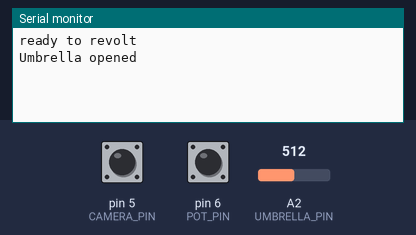
Bench run of a sketch on a simulated Arduino Uno, built with avr-gcc and run on an emulated ATmega328P. Parts: the last lines printed to the serial monitor. The inputs (shaded band) are chosen by the test bench; at power-on: pin 5 (CAMERA_PIN) HIGH, pin 6 (POT_PIN) HIGH, A2 (UMBRELLA_PIN) = 512.

Above: at 1.2 s.
1.3 s: pin 5 (CAMERA_PIN) pulled LOW for 0.15 s
At 2.5 s:
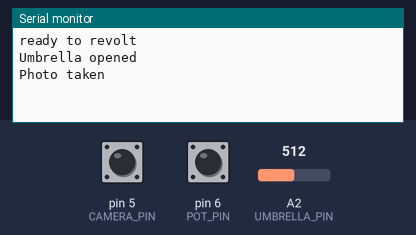
2.9 s: pin 6 (POT_PIN) pulled LOW for 0.15 s
At 4.1 s:
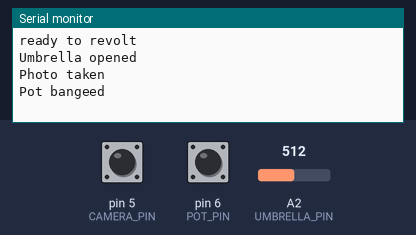

Measured:
- after the input at 1.3 s, the serial monitor: prints a new line at once (image 1)
- after the input at 2.9 s, the serial monitor: prints a new line at once (image 2)

The sketch:

pancho_arduino.ino
```cpp
#define CAMERA_PIN 5
#define POT_PIN 6
#define UMBRELLA_PIN 2  // (analog)

// CAMERA
boolean currCamera = false;
boolean lastCamera = false; // to detect state changes
// POT
boolean currPot = false;
boolean lastPot = false;
// UMBRELLA
int umbrellaLight = 0;
int umbrellaThreshold = 220;  // how much light there needs to be to be "on"/open
boolean currUmbrella = false;
boolean lastUmbrella = false;

void setup() {
  Serial.begin(9600);
  pinMode(CAMERA_PIN, INPUT_PULLUP);
  pinMode(POT_PIN, INPUT_PULLUP);

  Serial.println("ready to revolt");
}

void loop() {
  // get current states
  currCamera = digitalRead(CAMERA_PIN);
  currPot = digitalRead(POT_PIN);
  umbrellaLight = analogRead(UMBRELLA_PIN);

  // check for buttons being pressed (without repeats)
  if(currCamera == LOW and lastCamera == HIGH ) {
    Serial.println("Photo taken");
  }
  if(currPot == LOW and lastPot == HIGH) {
    Serial.println("Pot bangeed");
  }
  // for the umbrella we check if the light crossed the threshold
  // and if the last state of the umbrella was unopened/false
  if(umbrellaLight > umbrellaThreshold and lastUmbrella == false) {
    currUmbrella = true;  // it's open now, so set state to true
    Serial.println("Umbrella opened");
  }
  if(umbrellaLight < umbrellaThreshold) {
    // if it goes under threshold just set it to unopened/false
    currUmbrella = false;
  }

  // new states
  lastCamera = currCamera;
  lastPot = currPot;
  lastUmbrella = currUmbrella;

  //Serial.println(analogRead(2)); //Write the value of the photoresistor to the serial monitor.

  delay(40);
}
```
